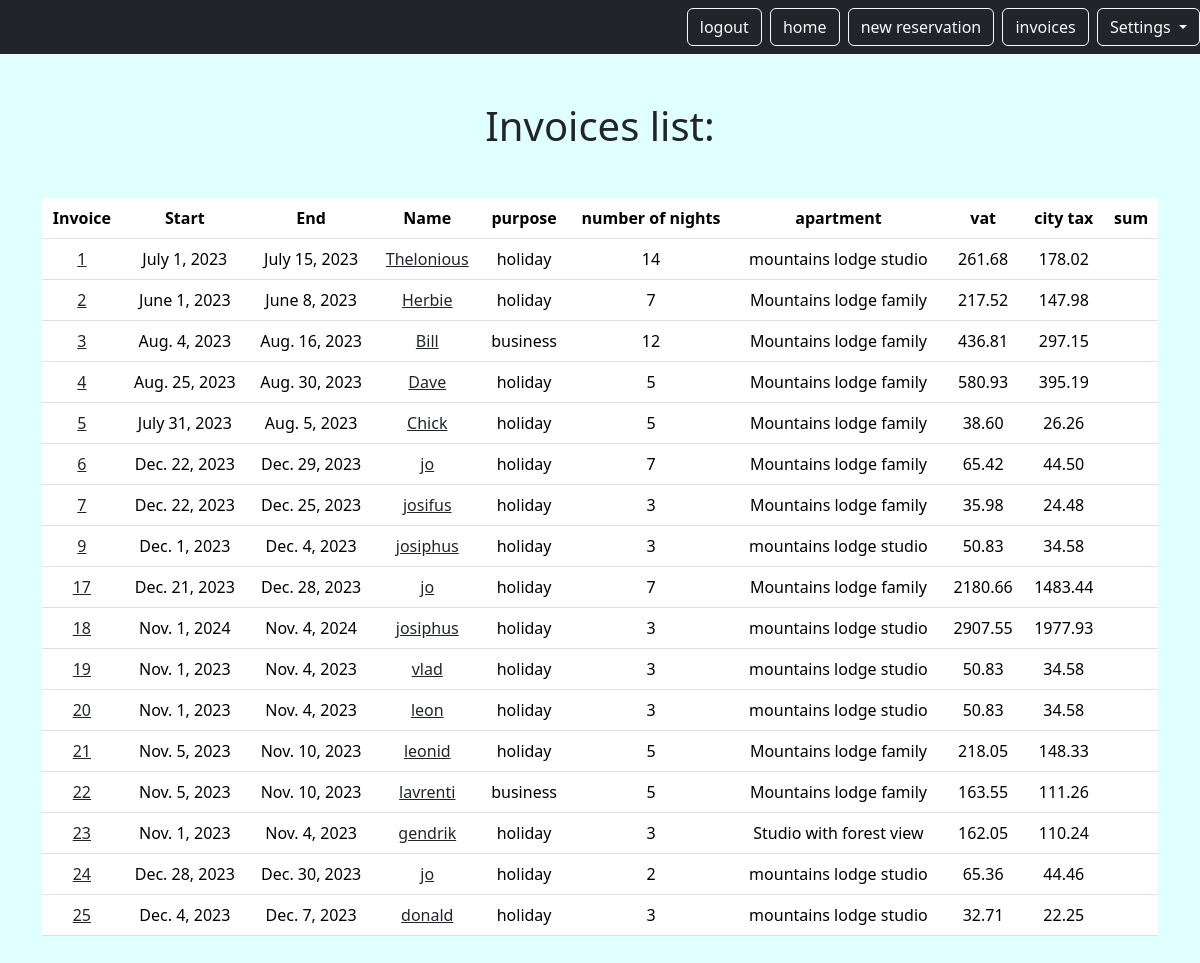
Page /mini/invoice (signed in) on the committed database.
### reservation/models.py (models this page shows, shortened)
class Invoice(models.Model):
    id = models.CharField(max_length=255, primary_key=True)
    name = models.CharField(max_length=255)
    invoice_netto = models.DecimalField(
        max_digits=10, decimal_places=2, blank=True, null=True
    )
    reservation = models.ForeignKey(
        Reservation, on_delete=models.CASCADE, related_name="invoices"
    )
    invoice_vat = models.DecimalField(
        max_digits=10, decimal_places=2, blank=True, null=True
    )
    invoice_citytax = models.DecimalField(
        max_digits=10, decimal_places=2, blank=True, null=True
    )
    invoice_number_of_nights = models.IntegerField(blank=True, null=True)

class Reservation(models.Model):
    PURPOSE_CHOICES = [
        ("holiday", "holiday"),
        ("business", "business"),
        ("no-show", "no-show"),
    ]
    id = models.AutoField(primary_key=True)
    start_date = models.DateField()
    end_date = models.DateField()
    name = models.CharField(max_length=255)
    lname = models.CharField(max_length=255, blank=True)
    company = models.CharField(max_length=255, blank=True, null=True)
    address = models.CharField(max_length=255, blank=True, null=True)
    email = models.EmailField(blank=True, null=True)
    number_of_guests = models.IntegerField(blank=True)
    nationality = models.CharField(max_length=255, blank=True, null=True)
    t_sum = models.DecimalField(max_digits=10, decimal_places=2)
    commission = models.DecimalField(
        max_digits=10, decimal_places=2
    )
    rech_num = models.CharField(max_length=255, blank=True)
    link = models.URLField(blank=True, null=True)
    purpose = models.CharField(
        max_length=255, choices=PURPOSE_CHOICES, blank=True
    )
    comment = models.TextField(blank=True, null=True)
    user = models.ForeignKey(
        CustomUser, on_delete=models.CASCADE, related_name="reservation"
    )
    platform = models.ForeignKey(
        Platform, on_delete=models.CASCADE, related_name="reservation"
    )
    apartment = models.ForeignKey(
        Apartment, on_delete=models.CASCADE, related_name="reservation"
    )

class Apartment(models.Model):
    user = models.ForeignKey(
        CustomUser,
        on_delete=models.CASCADE,
        related_name="apartment",
        null=True,
        blank=True,
    )
    id = models.AutoField(primary_key=True)
    name = models.CharField(max_length=255)
    address = models.CharField(max_length=255)
    date_contract = models.DateField()
    def __str__(self):
        return self.name

### reservation/views.py (the view)
# urls.py: path('invoice', views.InvoiceListView.as_view(), name='invoice.list'),
class InvoiceListView(LoginRequiredMixin, ListView):
    model = Invoice
    template_name = "invoice/inv_list.html"
    context_object_name = "invoices"
    login_url = LOGIN_URL
    def get_queryset(self):
        invoices = Invoice.objects.filter(reservation__user=self.request.user)
        print(invoices)
        return invoices

### reservation/templates/invoice/inv_list.html (shortened to what this page needs)
{% extends "base.html" %}
{% block content %}
    <h1 class="my-5">Invoices list:</h1>
        <table class="table">
        <thead>
            <tr>
               <th>Invoice</th>
                <th>Start</th>
                <th>End</th>
                <th>Name</th>
                <th>purpose</th>
                <th>number of nights</th>
                <th>apartment</th>
                <th>vat</th>
                <th>city tax</th>
                <th>sum</th>
              </tr>
            </thead>
            <tbody>
            {% for inv in invoices %}
            <tr>
                <td><a href="{% url 'invoice1.detail' pk=inv.id %}" class="text-dark text-decoration-non">{{ inv.id }}</a></td>
                <td>{{inv.reservation.start_date}}</td>
                <td>{{inv.reservation.end_date}}</td>
                <td><a href="{% url 'reservation.detail' pk=inv.id %}" class="text-dark text-decoration-non">{{ inv.name }}  {{ inv.lname }}</a></td>
                <td>{{inv.reservation.purpose}}</td>
                <td>{{inv.invoice_number_of_nights}}</td>
                <td>{{inv.reservation.apartment}}</td>
                <td>{{inv.invoice_vat}}</td>
                <td>{{inv.invoice_citytax}}</td>
                <td>{{inv.reservation.sum}}</td>
              </tr>
            {% endfor %}
        </tbody>
    </table>
    </div>
{% endblock %}

### static/templates/base.html (style rules this page uses)
body { background: lightcyan; }

### rows in the picture
Invoice: id "1", reservation.start_date "July 1, 2023", reservation.end_date "July 15, 2023", name "Thelonious", reservation.purpose "holiday", invoice_number_of_nights "14", reservation.apartment "mountains lodge studio", invoice_vat "261.68", invoice_citytax "178.02"
Invoice: id "2", reservation.start_date "June 1, 2023", reservation.end_date "June 8, 2023", name "Herbie", reservation.purpose "holiday", invoice_number_of_nights "7", reservation.apartment "Mountains lodge family", invoice_vat "217.52", invoice_citytax "147.98"
Invoice: id "3", reservation.start_date "Aug. 4, 2023", reservation.end_date "Aug. 16, 2023", name "Bill", reservation.purpose "business", invoice_number_of_nights "12", reservation.apartment "Mountains lodge family", invoice_vat "436.81", invoice_citytax "297.15"
Invoice: id "4", reservation.start_date "Aug. 25, 2023", reservation.end_date "Aug. 30, 2023", name "Dave", reservation.purpose "holiday", invoice_number_of_nights "5", reservation.apartment "Mountains lodge family", invoice_vat "580.93", invoice_citytax "395.19"
Invoice: id "5", reservation.start_date "July 31, 2023", reservation.end_date "Aug. 5, 2023", name "Chick", reservation.purpose "holiday", invoice_number_of_nights "5", reservation.apartment "Mountains lodge family", invoice_vat "38.60", invoice_citytax "26.26"
Invoice: id "6", reservation.start_date "Dec. 22, 2023", reservation.end_date "Dec. 29, 2023", name "jo", reservation.purpose "holiday", invoice_number_of_nights "7", reservation.apartment "Mountains lodge family", invoice_vat "65.42", invoice_citytax "44.50"
Invoice: id "7", reservation.start_date "Dec. 22, 2023", reservation.end_date "Dec. 25, 2023", name "josifus", reservation.purpose "holiday", invoice_number_of_nights "3", reservation.apartment "Mountains lodge family", invoice_vat "35.98", invoice_citytax "24.48"
Invoice: id "9", reservation.start_date "Dec. 1, 2023", reservation.end_date "Dec. 4, 2023", name "josiphus", reservation.purpose "holiday", invoice_number_of_nights "3", reservation.apartment "mountains lodge studio", invoice_vat "50.83", invoice_citytax "34.58"
Invoice: id "17", reservation.start_date "Dec. 21, 2023", reservation.end_date "Dec. 28, 2023", name "jo", reservation.purpose "holiday", invoice_number_of_nights "7", reservation.apartment "Mountains lodge family", invoice_vat "2180.66", invoice_citytax "1483.44"
Invoice: id "18", reservation.start_date "Nov. 1, 2024", reservation.end_date "Nov. 4, 2024", name "josiphus", reservation.purpose "holiday", invoice_number_of_nights "3", reservation.apartment "mountains lodge studio", invoice_vat "2907.55", invoice_citytax "1977.93"
Invoice: id "19", reservation.start_date "Nov. 1, 2023", reservation.end_date "Nov. 4, 2023", name "vlad", reservation.purpose "holiday", invoice_number_of_nights "3", reservation.apartment "mountains lodge studio", invoice_vat "50.83", invoice_citytax "34.58"
Invoice: id "20", reservation.start_date "Nov. 1, 2023", reservation.end_date "Nov. 4, 2023", name "leon", reservation.purpose "holiday", invoice_number_of_nights "3", reservation.apartment "mountains lodge studio", invoice_vat "50.83", invoice_citytax "34.58"
Invoice: id "21", reservation.start_date "Nov. 5, 2023", reservation.end_date "Nov. 10, 2023", name "leonid", reservation.purpose "holiday", invoice_number_of_nights "5", reservation.apartment "Mountains lodge family", invoice_vat "218.05", invoice_citytax "148.33"
Invoice: id "22", reservation.start_date "Nov. 5, 2023", reservation.end_date "Nov. 10, 2023", name "lavrenti", reservation.purpose "business", invoice_number_of_nights "5", reservation.apartment "Mountains lodge family", invoice_vat "163.55", invoice_citytax "111.26"
Invoice: id "23", reservation.start_date "Nov. 1, 2023", reservation.end_date "Nov. 4, 2023", name "gendrik", reservation.purpose "holiday", invoice_number_of_nights "3", reservation.apartment "Studio with forest view", invoice_vat "162.05", invoice_citytax "110.24"
Invoice: id "24", reservation.start_date "Dec. 28, 2023", reservation.end_date "Dec. 30, 2023", name "jo", reservation.purpose "holiday", invoice_number_of_nights "2", reservation.apartment "mountains lodge studio", invoice_vat "65.36", invoice_citytax "44.46"
Invoice: id "25", reservation.start_date "Dec. 4, 2023", reservation.end_date "Dec. 7, 2023", name "donald", reservation.purpose "holiday", invoice_number_of_nights "3", reservation.apartment "mountains lodge studio", invoice_vat "32.71", invoice_citytax "22.25"
